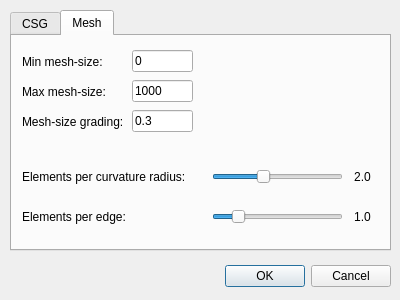
<?xml version="1.0" encoding="UTF-8"?>
<ui version="4.0">
 <class>SetupDialog</class>
 <widget class="QDialog" name="SetupDialog">
  <property name="geometry">
   <rect>
    <x>0</x>
    <y>0</y>
    <width>400</width>
    <height>300</height>
   </rect>
  </property>
  <property name="windowTitle">
   <string>Geometry and meshing options</string>
  </property>
  <widget class="QDialogButtonBox" name="buttonBox">
   <property name="geometry">
    <rect>
     <x>50</x>
     <y>260</y>
     <width>341</width>
     <height>32</height>
    </rect>
   </property>
   <property name="orientation">
    <enum>Qt::Horizontal</enum>
   </property>
   <property name="standardButtons">
    <set>QDialogButtonBox::Cancel|QDialogButtonBox::Ok</set>
   </property>
  </widget>
  <widget class="QTabWidget" name="tabWidget">
   <property name="geometry">
    <rect>
     <x>10</x>
     <y>10</y>
     <width>381</width>
     <height>241</height>
    </rect>
   </property>
   <property name="currentIndex">
    <number>1</number>
   </property>
   <widget class="QWidget" name="tab">
    <attribute name="title">
     <string>CSG</string>
    </attribute>
    <widget class="QCheckBox" name="checkBox">
     <property name="geometry">
      <rect>
       <x>10</x>
       <y>10</y>
       <width>151</width>
       <height>17</height>
      </rect>
     </property>
     <property name="text">
      <string>Draw CSG geometry</string>
     </property>
     <property name="checked">
      <bool>true</bool>
     </property>
    </widget>
    <widget class="QWidget" name="horizontalLayoutWidget">
     <property name="geometry">
      <rect>
       <x>10</x>
       <y>30</y>
       <width>81</width>
       <height>31</height>
      </rect>
     </property>
     <layout class="QHBoxLayout" name="horizontalLayout">
      <item>
       <widget class="QLabel" name="label">
        <property name="text">
         <string>Facets:</string>
        </property>
       </widget>
      </item>
     </layout>
    </widget>
    <widget class="QWidget" name="horizontalLayoutWidget_2">
     <property name="geometry">
      <rect>
       <x>90</x>
       <y>30</y>
       <width>61</width>
       <height>31</height>
      </rect>
     </property>
     <layout class="QHBoxLayout" name="horizontalLayout_2">
      <item>
       <widget class="QLineEdit" name="leFacets">
        <property name="text">
         <string>20</string>
        </property>
       </widget>
      </item>
     </layout>
    </widget>
    <widget class="QWidget" name="horizontalLayoutWidget_3">
     <property name="geometry">
      <rect>
       <x>90</x>
       <y>60</y>
       <width>61</width>
       <height>31</height>
      </rect>
     </property>
     <layout class="QHBoxLayout" name="horizontalLayout_3">
      <item>
       <widget class="QLineEdit" name="leDetail">
        <property name="text">
         <string>0.001</string>
        </property>
       </widget>
      </item>
     </layout>
    </widget>
    <widget class="QWidget" name="horizontalLayoutWidget_4">
     <property name="geometry">
      <rect>
       <x>10</x>
       <y>60</y>
       <width>81</width>
       <height>31</height>
      </rect>
     </property>
     <layout class="QHBoxLayout" name="horizontalLayout_4">
      <item>
       <widget class="QLabel" name="label_2">
        <property name="text">
         <string>Detail:</string>
        </property>
       </widget>
      </item>
     </layout>
    </widget>
    <widget class="QWidget" name="horizontalLayoutWidget_5">
     <property name="geometry">
      <rect>
       <x>90</x>
       <y>100</y>
       <width>61</width>
       <height>31</height>
      </rect>
     </property>
     <layout class="QHBoxLayout" name="horizontalLayout_5">
      <item>
       <widget class="QLineEdit" name="leMinX">
        <property name="text">
         <string>-1000</string>
        </property>
       </widget>
      </item>
     </layout>
    </widget>
    <widget class="QWidget" name="horizontalLayoutWidget_6">
     <property name="geometry">
      <rect>
       <x>10</x>
       <y>100</y>
       <width>81</width>
       <height>31</height>
      </rect>
     </property>
     <layout class="QHBoxLayout" name="horizontalLayout_6">
      <item>
       <widget class="QLabel" name="label_3">
        <property name="text">
         <string>Min/Max x:</string>
        </property>
       </widget>
      </item>
     </layout>
    </widget>
    <widget class="QWidget" name="horizontalLayoutWidget_7">
     <property name="geometry">
      <rect>
       <x>150</x>
       <y>100</y>
       <width>61</width>
       <height>31</height>
      </rect>
     </property>
     <layout class="QHBoxLayout" name="horizontalLayout_7">
      <item>
       <widget class="QLineEdit" name="leMaxX">
        <property name="text">
         <string>1000</string>
        </property>
       </widget>
      </item>
     </layout>
    </widget>
    <widget class="QWidget" name="horizontalLayoutWidget_8">
     <property name="geometry">
      <rect>
       <x>90</x>
       <y>130</y>
       <width>61</width>
       <height>31</height>
      </rect>
     </property>
     <layout class="QHBoxLayout" name="horizontalLayout_8">
      <item>
       <widget class="QLineEdit" name="leMinY">
        <property name="text">
         <string>-1000</string>
        </property>
       </widget>
      </item>
     </layout>
    </widget>
    <widget class="QWidget" name="horizontalLayoutWidget_9">
     <property name="geometry">
      <rect>
       <x>150</x>
       <y>130</y>
       <width>61</width>
       <height>31</height>
      </rect>
     </property>
     <layout class="QHBoxLayout" name="horizontalLayout_9">
      <item>
       <widget class="QLineEdit" name="leMaxY">
        <property name="text">
         <string>1000</string>
        </property>
       </widget>
      </item>
     </layout>
    </widget>
    <widget class="QWidget" name="horizontalLayoutWidget_10">
     <property name="geometry">
      <rect>
       <x>10</x>
       <y>130</y>
       <width>81</width>
       <height>31</height>
      </rect>
     </property>
     <layout class="QHBoxLayout" name="horizontalLayout_10">
      <item>
       <widget class="QLabel" name="label_4">
        <property name="text">
         <string>Min/Max y:</string>
        </property>
       </widget>
      </item>
     </layout>
    </widget>
    <widget class="QWidget" name="horizontalLayoutWidget_11">
     <property name="geometry">
      <rect>
       <x>90</x>
       <y>160</y>
       <width>61</width>
       <height>31</height>
      </rect>
     </property>
     <layout class="QHBoxLayout" name="horizontalLayout_11">
      <item>
       <widget class="QLineEdit" name="leMinZ">
        <property name="text">
         <string>-1000</string>
        </property>
       </widget>
      </item>
     </layout>
    </widget>
    <widget class="QWidget" name="horizontalLayoutWidget_12">
     <property name="geometry">
      <rect>
       <x>150</x>
       <y>160</y>
       <width>61</width>
       <height>31</height>
      </rect>
     </property>
     <layout class="QHBoxLayout" name="horizontalLayout_12">
      <item>
       <widget class="QLineEdit" name="leMaxZ">
        <property name="text">
         <string>1000</string>
        </property>
       </widget>
      </item>
     </layout>
    </widget>
    <widget class="QWidget" name="horizontalLayoutWidget_13">
     <property name="geometry">
      <rect>
       <x>10</x>
       <y>160</y>
       <width>81</width>
       <height>31</height>
      </rect>
     </property>
     <layout class="QHBoxLayout" name="horizontalLayout_13">
      <item>
       <widget class="QLabel" name="label_5">
        <property name="text">
         <string>Min/Max z:</string>
        </property>
       </widget>
      </item>
     </layout>
    </widget>
   </widget>
   <widget class="QWidget" name="tab_2">
    <attribute name="title">
     <string>Mesh</string>
    </attribute>
    <widget class="QWidget" name="horizontalLayoutWidget_14">
     <property name="geometry">
      <rect>
       <x>120</x>
       <y>10</y>
       <width>61</width>
       <height>31</height>
      </rect>
     </property>
     <layout class="QHBoxLayout" name="horizontalLayout_14">
      <item>
       <widget class="QLineEdit" name="leFacets_2">
        <property name="text">
         <string>0</string>
        </property>
       </widget>
      </item>
     </layout>
    </widget>
    <widget class="QWidget" name="horizontalLayoutWidget_15">
     <property name="geometry">
      <rect>
       <x>10</x>
       <y>10</y>
       <width>111</width>
       <height>31</height>
      </rect>
     </property>
     <layout class="QHBoxLayout" name="horizontalLayout_15">
      <item>
       <widget class="QLabel" name="label_6">
        <property name="text">
         <string>Min mesh-size:</string>
        </property>
       </widget>
      </item>
     </layout>
    </widget>
    <widget class="QWidget" name="horizontalLayoutWidget_31">
     <property name="geometry">
      <rect>
       <x>10</x>
       <y>40</y>
       <width>111</width>
       <height>31</height>
      </rect>
     </property>
     <layout class="QHBoxLayout" name="horizontalLayout_31">
      <item>
       <widget class="QLabel" name="label_13">
        <property name="text">
         <string>Max mesh-size:</string>
        </property>
       </widget>
      </item>
     </layout>
    </widget>
    <widget class="QWidget" name="horizontalLayoutWidget_32">
     <property name="geometry">
      <rect>
       <x>120</x>
       <y>40</y>
       <width>61</width>
       <height>31</height>
      </rect>
     </property>
     <layout class="QHBoxLayout" name="horizontalLayout_32">
      <item>
       <widget class="QLineEdit" name="leFacets_5">
        <property name="text">
         <string>1000</string>
        </property>
       </widget>
      </item>
     </layout>
    </widget>
    <widget class="QWidget" name="horizontalLayoutWidget_33">
     <property name="geometry">
      <rect>
       <x>10</x>
       <y>70</y>
       <width>111</width>
       <height>31</height>
      </rect>
     </property>
     <layout class="QHBoxLayout" name="horizontalLayout_33">
      <item>
       <widget class="QLabel" name="label_14">
        <property name="text">
         <string>Mesh-size grading:</string>
        </property>
       </widget>
      </item>
     </layout>
    </widget>
    <widget class="QWidget" name="horizontalLayoutWidget_34">
     <property name="geometry">
      <rect>
       <x>120</x>
       <y>70</y>
       <width>61</width>
       <height>31</height>
      </rect>
     </property>
     <layout class="QHBoxLayout" name="horizontalLayout_34">
      <item>
       <widget class="QLineEdit" name="leFacets_6">
        <property name="text">
         <string>0.3</string>
        </property>
       </widget>
      </item>
     </layout>
    </widget>
    <widget class="QWidget" name="horizontalLayoutWidget_35">
     <property name="geometry">
      <rect>
       <x>10</x>
       <y>120</y>
       <width>191</width>
       <height>41</height>
      </rect>
     </property>
     <layout class="QHBoxLayout" name="horizontalLayout_35">
      <item>
       <widget class="QLabel" name="label_15">
        <property name="text">
         <string>Elements per curvature radius:</string>
        </property>
       </widget>
      </item>
     </layout>
    </widget>
    <widget class="QWidget" name="horizontalLayoutWidget_36">
     <property name="geometry">
      <rect>
       <x>200</x>
       <y>120</y>
       <width>131</width>
       <height>41</height>
      </rect>
     </property>
     <layout class="QHBoxLayout" name="horizontalLayout_36">
      <item>
       <widget class="QSlider" name="horizontalSlider">
        <property name="minimum">
         <number>1</number>
        </property>
        <property name="maximum">
         <number>25</number>
        </property>
        <property name="pageStep">
         <number>5</number>
        </property>
        <property name="sliderPosition">
         <number>10</number>
        </property>
        <property name="orientation">
         <enum>Qt::Horizontal</enum>
        </property>
        <property name="tickPosition">
         <enum>QSlider::NoTicks</enum>
        </property>
        <property name="tickInterval">
         <number>0</number>
        </property>
       </widget>
      </item>
     </layout>
    </widget>
    <widget class="QWidget" name="horizontalLayoutWidget_37">
     <property name="geometry">
      <rect>
       <x>200</x>
       <y>160</y>
       <width>131</width>
       <height>41</height>
      </rect>
     </property>
     <layout class="QHBoxLayout" name="horizontalLayout_37">
      <item>
       <widget class="QSlider" name="horizontalSlider_2">
        <property name="minimum">
         <number>1</number>
        </property>
        <property name="maximum">
         <number>25</number>
        </property>
        <property name="value">
         <number>5</number>
        </property>
        <property name="orientation">
         <enum>Qt::Horizontal</enum>
        </property>
       </widget>
      </item>
     </layout>
    </widget>
    <widget class="QWidget" name="horizontalLayoutWidget_38">
     <property name="geometry">
      <rect>
       <x>10</x>
       <y>160</y>
       <width>191</width>
       <height>41</height>
      </rect>
     </property>
     <layout class="QHBoxLayout" name="horizontalLayout_38">
      <item>
       <widget class="QLabel" name="label_16">
        <property name="text">
         <string>Elements per edge:</string>
        </property>
       </widget>
      </item>
     </layout>
    </widget>
    <widget class="QWidget" name="horizontalLayoutWidget_39">
     <property name="geometry">
      <rect>
       <x>330</x>
       <y>120</y>
       <width>41</width>
       <height>41</height>
      </rect>
     </property>
     <layout class="QHBoxLayout" name="horizontalLayout_39">
      <item>
       <widget class="QLabel" name="label_17">
        <property name="text">
         <string>2.0</string>
        </property>
        <property name="alignment">
         <set>Qt::AlignCenter</set>
        </property>
       </widget>
      </item>
     </layout>
    </widget>
    <widget class="QWidget" name="horizontalLayoutWidget_40">
     <property name="geometry">
      <rect>
       <x>330</x>
       <y>160</y>
       <width>41</width>
       <height>41</height>
      </rect>
     </property>
     <layout class="QHBoxLayout" name="horizontalLayout_40">
      <item>
       <widget class="QLabel" name="label_18">
        <property name="text">
         <string>1.0</string>
        </property>
        <property name="alignment">
         <set>Qt::AlignCenter</set>
        </property>
       </widget>
      </item>
     </layout>
    </widget>
   </widget>
  </widget>
 </widget>
 <resources/>
 <connections>
  <connection>
   <sender>buttonBox</sender>
   <signal>accepted()</signal>
   <receiver>SetupDialog</receiver>
   <slot>accept()</slot>
   <hints>
    <hint type="sourcelabel">
     <x>248</x>
     <y>254</y>
    </hint>
    <hint type="destinationlabel">
     <x>157</x>
     <y>274</y>
    </hint>
   </hints>
  </connection>
  <connection>
   <sender>buttonBox</sender>
   <signal>rejected()</signal>
   <receiver>SetupDialog</receiver>
   <slot>reject()</slot>
   <hints>
    <hint type="sourcelabel">
     <x>316</x>
     <y>260</y>
    </hint>
    <hint type="destinationlabel">
     <x>286</x>
     <y>274</y>
    </hint>
   </hints>
  </connection>
 </connections>
</ui>
